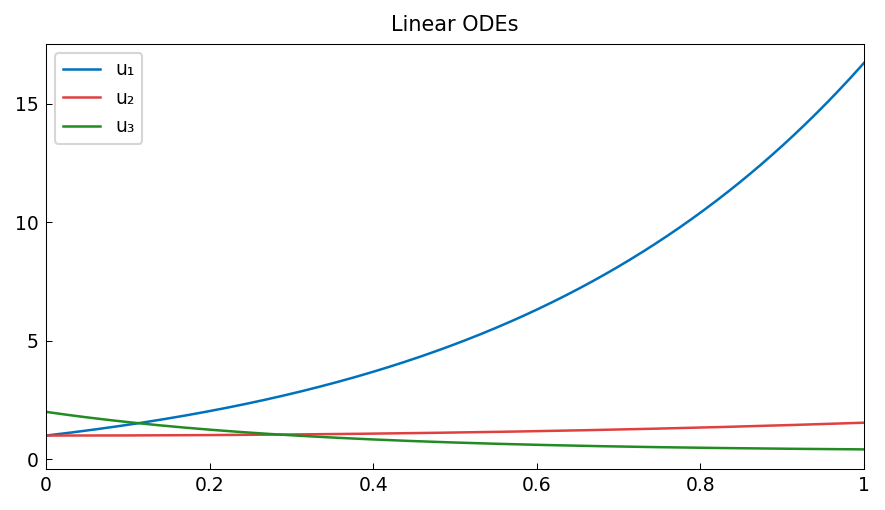

Here is the Python script that generated this plot:
"""Linear ODEs from Wikipedia examples.

Demonstrates solving three classic linear BVPs with known exact
solutions, verifying spectral accuracy.

Credit: Inspired by Chebfun ode-linear examples.
Original MATLAB Chebfun: Copyright 2017 by The University of Oxford and
The Chebfun Developers. See https://www.chebfun.org/ for Chebfun information.
"""
import os

os.environ.setdefault("XLA_PYTHON_CLIENT_PREALLOCATE", "false")

import matplotlib

matplotlib.use("Agg")
import os
import sys

import jax.numpy as jnp
import matplotlib.pyplot as plt

sys.path.insert(0, os.path.join(os.path.dirname(__file__), '..', '..', 'src'))

import chebfunjax as cj
from chebfunjax.plotting import chebfun_style

chebfun_style()

from chebfunjax.operators.chebop import Chebop
from chebfunjax.plotting import plot


def run():
    print("=" * 60)
    print("Linear ODEs from Wikipedia")
    print("=" * 60)

    # --- ODE 1: y'' - 3y' + 2y = 0, y(0)=1, y'(0)=4 ------------------
    # Characteristic equation: r^2 - 3r + 2 = 0 => r = 1, 2
    # General solution: y = C1*exp(x) + C2*exp(2x)
    # BCs y(0)=1, y'(0)=4: C1 + C2 = 1, C1 + 2*C2 = 4 => C2=3, C1=-2
    # Exact: y = -2*exp(x) + 3*exp(2x)
    # Convert to BVP on [0, 1]: y(0) = 1, y(1) = -2*e + 3*e^2
    print("\n--- ODE 1: y'' - 3y' + 2y = 0 ---")
    dom1 = (0.0, 1.0)
    exact_y1 = lambda x: -2.0 * jnp.exp(x) + 3.0 * jnp.exp(2.0 * x)
    N1 = Chebop(lambda x, u: u.diff(2) - 3.0 * u.diff() + 2.0 * u, domain=dom1)
    N1.lbc = float(exact_y1(jnp.array(0.0)))
    N1.rbc = float(exact_y1(jnp.array(1.0)))
    u1 = N1.solve(0.0)
    x_test1 = jnp.linspace(0.0, 1.0, 200)
    err1 = float(jnp.max(jnp.abs(u1(x_test1) - exact_y1(x_test1))))
    print(f"  ||u - exact||_inf = {err1:.2e}")
    assert err1 < 1e-10

    # --- ODE 2: y'' - y = 0, y(0)=1, y(1)=cosh(1) -------------------
    # Exact: y = cosh(x) (even solution of y'' = y with y(0)=1, y'(0)=0)
    # BVP form: y(0)=1, y(1)=cosh(1)
    print("\n--- ODE 2: y'' - y = 0, y(0)=1, y(1)=cosh(1) ---")
    dom2 = (0.0, 1.0)
    exact_y2 = lambda x: jnp.cosh(x)
    N2 = Chebop(lambda x, u: u.diff(2) - u, domain=dom2)
    N2.lbc = float(exact_y2(jnp.array(0.0)))
    N2.rbc = float(exact_y2(jnp.array(1.0)))
    u2 = N2.solve(0.0)
    x_test2 = jnp.linspace(0.0, 1.0, 200)
    err2 = float(jnp.max(jnp.abs(u2(x_test2) - exact_y2(x_test2))))
    print(f"  ||u - cosh(x)||_inf = {err2:.2e}")
    assert err2 < 1e-10

    # --- ODE 3: y' + 3y = 1, y(0) = 2 --------------------------------
    # Exact: y = 1/3 + (2 - 1/3)*exp(-3x) = 1/3 + (5/3)*exp(-3x)
    # Convert to BVP on [0, 1]: y(0)=2, y(1)=1/3+5/3*exp(-3)
    print("\n--- ODE 3: y' + 3y = 1, y(0)=2 ---")
    dom3 = (0.0, 1.0)
    exact_y3 = lambda x: 1.0/3.0 + (5.0/3.0) * jnp.exp(-3.0 * x)
    N3 = Chebop(lambda x, u: u.diff() + 3.0 * u, domain=dom3)
    N3.lbc = 2.0
    rhs3 = cj.chebfun(1.0)
    u3 = N3.solve(rhs3)
    x_test3 = jnp.linspace(0.0, 1.0, 200)
    err3 = float(jnp.max(jnp.abs(u3(x_test3) - exact_y3(x_test3))))
    print(f"  ||u - exact||_inf = {err3:.2e}")
    assert err3 < 1e-10

    # --- Plots -------------------------------------------------------
    _here = os.path.dirname(os.path.abspath(__file__))
    fig, ax = plot(u1, title="Linear ODEs", label="u₁")
    plot(u2, ax=ax, color="#E04040", label="u₂")
    plot(u3, ax=ax, color="#228B22", label="u₃")
    ax.legend(fontsize=9)
    fig.savefig(os.path.join(_here, "wiki_odes.png"),
                dpi=150, bbox_inches="tight")
    plt.close(fig)

    print("\nAll assertions passed.")
    return True

if __name__ == "__main__":
    run()
